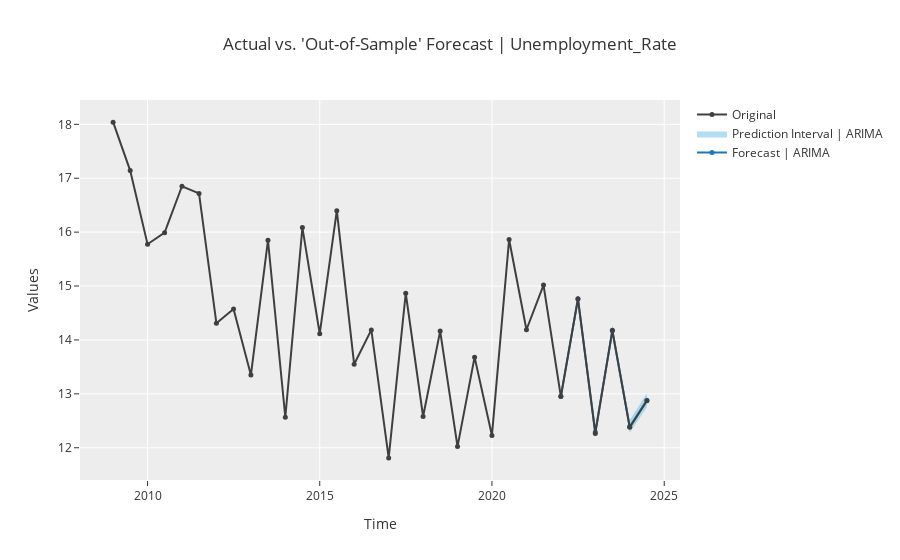

Here is the notebook cell this chart was saved with:
### Code cell
exp.plot_model(estimator=tuned_arima)

### Figure 1 — Plotly figure (JSON) as saved in the notebook; plotly's stock layout.template omitted (floating-point values rounded to 4 significant figures)
{"data": [{"line": {"color": "#1f77b4"}, "marker": {"size": 5}, "mode": "lines+markers", "name": "Forecast | ARIMA", "showlegend": true, "type": "scatter", "x": ["2022-01-01T00:00:00", "2022-07-01T00:00:00", "2023-01-01T00:00:00", "2023-07-01T00:00:00", "2024-01-01T00:00:00", "2024-07-01T00:00:00"], "y": [12.96, 14.76, 12.29, 14.17, 12.39, 12.88]}, {"line": {"width": 0}, "marker": {"color": "#68BBE3"}, "mode": "lines", "name": "Lower Interval", "showlegend": false, "type": "scatter", "x": ["2022-01-01T00:00:00", "2022-07-01T00:00:00", "2023-01-01T00:00:00", "2023-07-01T00:00:00", "2024-01-01T00:00:00", "2024-07-01T00:00:00"], "y": [12.9, 14.68, 12.2, 14.06, 12.28, 12.76]}, {"fill": "tonexty", "fillcolor": "rgba(104,187,227,0.5)", "line": {"width": 0}, "marker": {"color": "#68BBE3"}, "mode": "lines", "name": "Prediction Interval | ARIMA", "showlegend": true, "type": "scatter", "x": ["2022-01-01T00:00:00", "2022-07-01T00:00:00", "2023-01-01T00:00:00", "2023-07-01T00:00:00", "2024-01-01T00:00:00", "2024-07-01T00:00:00"], "y": [13.01, 14.83, 12.38, 14.28, 12.51, 13.01]}, {"marker": {"color": "#3f3f3f", "size": 5}, "mode": "lines+markers", "name": "Original", "showlegend": true, "type": "scatter", "x": ["2009-01-01T00:00:00", "2009-07-01T00:00:00", "2010-01-01T00:00:00", "2010-07-01T00:00:00", "2011-01-01T00:00:00", "2011-07-01T00:00:00", "2012-01-01T00:00:00", "2012-07-01T00:00:00", "2013-01-01T00:00:00", "2013-07-01T00:00:00", "2014-01-01T00:00:00", "2014-07-01T00:00:00", "2015-01-01T00:00:00", "2015-07-01T00:00:00", "2016-01-01T00:00:00", "2016-07-01T00:00:00", "2017-01-01T00:00:00", "2017-07-01T00:00:00", "2018-01-01T00:00:00", "2018-07-01T00:00:00", "2019-01-01T00:00:00", "2019-07-01T00:00:00", "2020-01-01T00:00:00", "2020-07-01T00:00:00", "2021-01-01T00:00:00", "2021-07-01T00:00:00", "2022-01-01T00:00:00", "2022-07-01T00:00:00", "2023-01-01T00:00:00", "2023-07-01T00:00:00", "2024-01-01T00:00:00", "2024-07-01T00:00:00"], "y": [18.04, 17.14, 15.78, 15.99, 16.85, 16.72, 14.31, 14.57, 13.35, 15.85, 12.57, 16.08, 14.12, 16.4, 13.55, 14.19, 11.81, 14.87, 12.58, 14.16, 12.02, 13.68, 12.23, 15.86, 14.19, 15.02, 12.95, 14.76, 12.27, 14.18, 12.38, 12.87]}], "layout": {"showlegend": true, "title": {"text": "Actual vs. 'Out-of-Sample' Forecast | Unemployment_Rate"}, "xaxis": {"title": {"text": "Time"}}, "yaxis": {"title": {"text": "Values"}}}}
